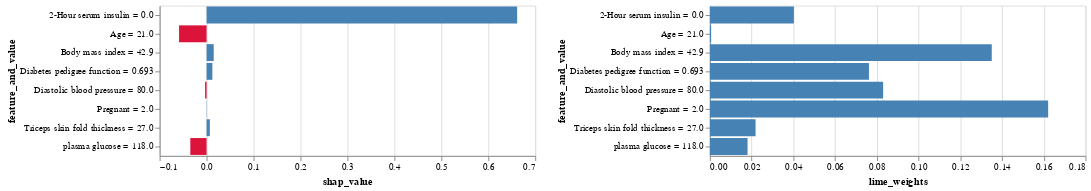

Here is the notebook cell this chart was saved with:
### Code cell
# feature attribution for an instance by LIME and SHAP 
i = 2
plot_Shap_contribution(feature_important_weights.loc[i]) | plot_lime_contribution(feature_important_weights.loc[i])

### Figure 1 — Vega-Lite specification as saved in the notebook (floating-point values rounded to 4 significant figures)
{"config": {"view": {"continuousWidth": 400, "continuousHeight": 300}}, "hconcat": [{"data": {"name": "data-6073a025747e0a5e7fa9f21d06473d9b"}, "mark": "bar", "encoding": {"color": {"field": "is_positive", "legend": null, "scale": {"range": ["crimson", "steelblue"]}, "type": "nominal"}, "x": {"field": "shap_value", "type": "quantitative"}, "y": {"field": "feature_and_value", "type": "nominal"}}}, {"data": {"name": "data-41635ceb71c421cca64605bf56e740dc"}, "mark": "bar", "encoding": {"color": {"field": "is_positive", "legend": null, "scale": {"range": ["crimson", "steelblue"]}, "type": "nominal"}, "x": {"field": "lime_weights", "type": "quantitative"}, "y": {"field": "feature_and_value", "type": "nominal"}}}], "$schema": "https://vega.github.io/schema/vega-lite/v4.17.0.json", "datasets": {"data-6073a025747e0a5e7fa9f21d06473d9b": [{"feature": "Pregnant", "feature_value": 2.0, "shap_value": 0.0005119, "lime_weights": 0.1621, "is_positive": true, "feature_and_value": "Pregnant = 2.0"}, {"feature": "plasma glucose", "feature_value": 118.0, "shap_value": -0.03463, "lime_weights": 0.01805, "is_positive": false, "feature_and_value": "plasma glucose = 118.0"}, {"feature": "Diastolic blood pressure", "feature_value": 80.0, "shap_value": -0.003155, "lime_weights": 0.08303, "is_positive": false, "feature_and_value": "Diastolic blood pressure = 80.0"}, {"feature": "Triceps skin fold thickness", "feature_value": 27.0, "shap_value": 0.006893, "lime_weights": 0.02189, "is_positive": true, "feature_and_value": "Triceps skin fold thickness = 27.0"}, {"feature": "2-Hour serum insulin", "feature_value": 0.0, "shap_value": 0.6615, "lime_weights": 0.04025, "is_positive": true, "feature_and_value": "2-Hour serum insulin = 0.0"}, {"feature": "Body mass index", "feature_value": 42.9, "shap_value": 0.0152, "lime_weights": 0.1351, "is_positive": true, "feature_and_value": "Body mass index = 42.9"}, {"feature": "Diabetes pedigree function", "feature_value": 0.693, "shap_value": 0.01232, "lime_weights": 0.07623, "is_positive": true, "feature_and_value": "Diabetes pedigree function = 0.693"}, {"feature": "Age", "feature_value": 21.0, "shap_value": -0.05863, "lime_weights": 0.0006007, "is_positive": false, "feature_and_value": "Age = 21.0"}], "data-41635ceb71c421cca64605bf56e740dc": [{"feature": "Pregnant", "feature_value": 2.0, "shap_value": 0.0005119, "lime_weights": 0.1621, "is_positive": true, "feature_and_value": "Pregnant = 2.0"}, {"feature": "plasma glucose", "feature_value": 118.0, "shap_value": -0.03463, "lime_weights": 0.01805, "is_positive": true, "feature_and_value": "plasma glucose = 118.0"}, {"feature": "Diastolic blood pressure", "feature_value": 80.0, "shap_value": -0.003155, "lime_weights": 0.08303, "is_positive": true, "feature_and_value": "Diastolic blood pressure = 80.0"}, {"feature": "Triceps skin fold thickness", "feature_value": 27.0, "shap_value": 0.006893, "lime_weights": 0.02189, "is_positive": true, "feature_and_value": "Triceps skin fold thickness = 27.0"}, {"feature": "2-Hour serum insulin", "feature_value": 0.0, "shap_value": 0.6615, "lime_weights": 0.04025, "is_positive": true, "feature_and_value": "2-Hour serum insulin = 0.0"}, {"feature": "Body mass index", "feature_value": 42.9, "shap_value": 0.0152, "lime_weights": 0.1351, "is_positive": true, "feature_and_value": "Body mass index = 42.9"}, {"feature": "Diabetes pedigree function", "feature_value": 0.693, "shap_value": 0.01232, "lime_weights": 0.07623, "is_positive": true, "feature_and_value": "Diabetes pedigree function = 0.693"}, {"feature": "Age", "feature_value": 21.0, "shap_value": -0.05863, "lime_weights": 0.0006007, "is_positive": true, "feature_and_value": "Age = 21.0"}]}}
